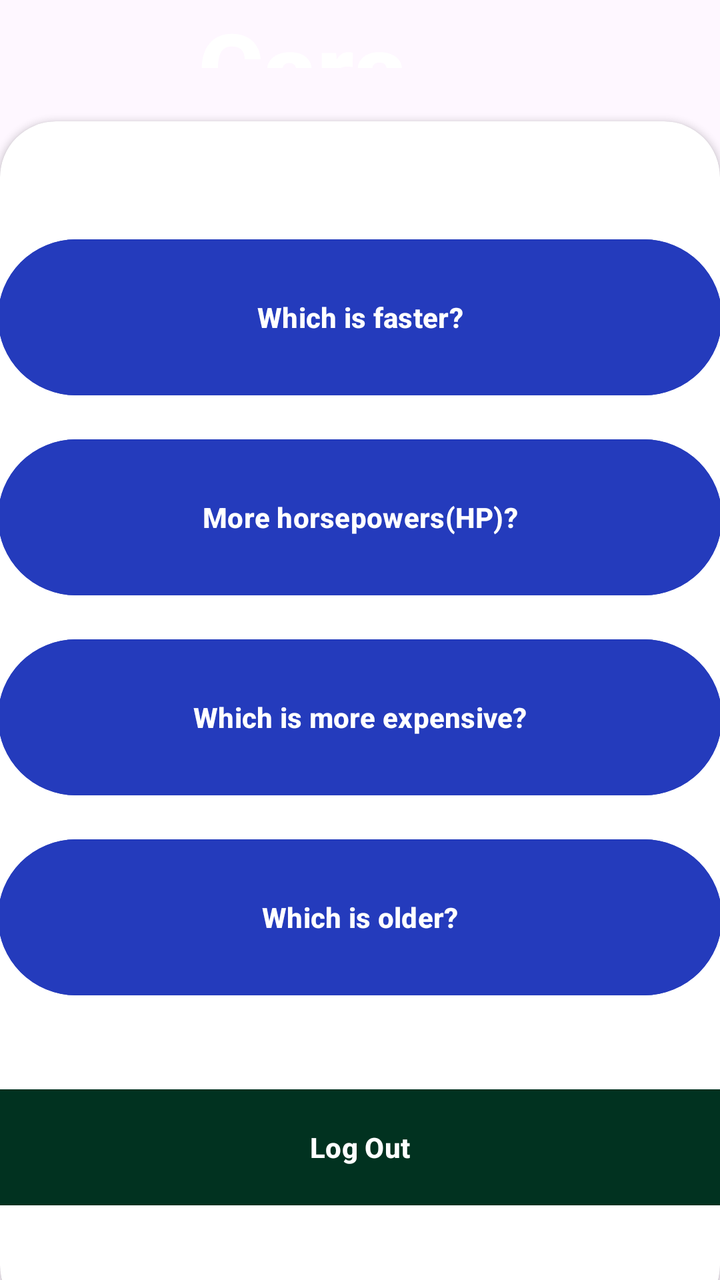
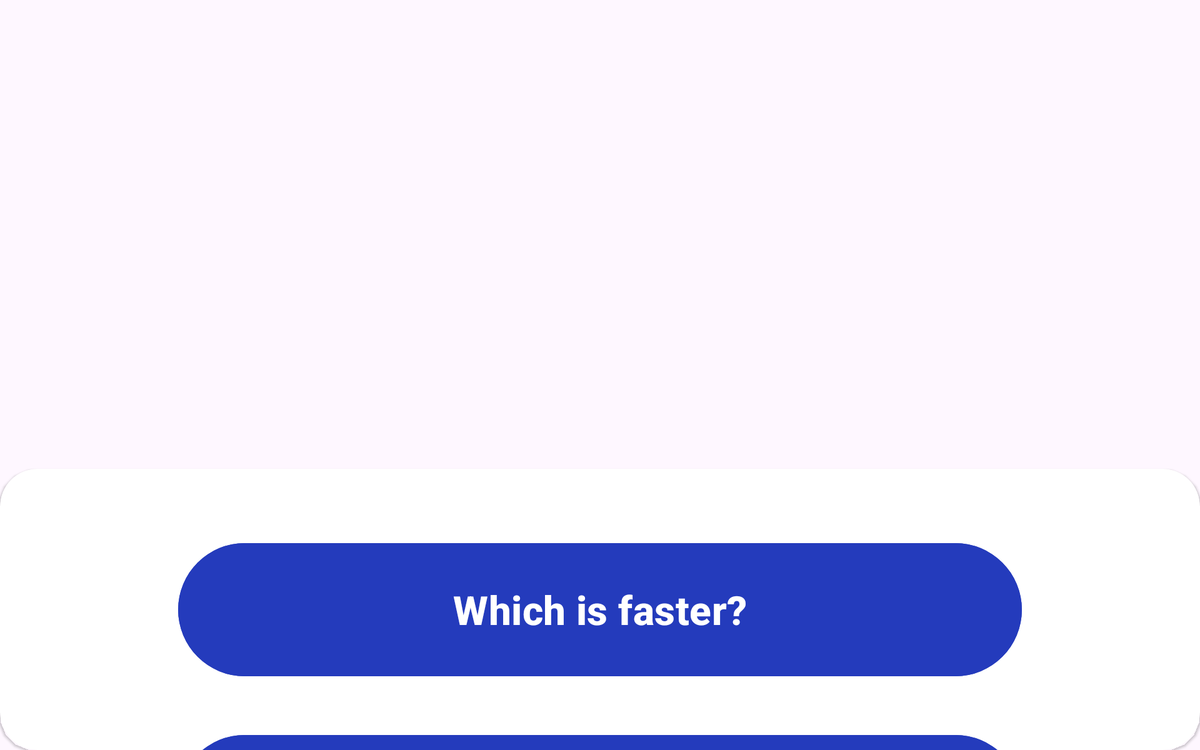

First picture: res/layout/ on a phone held upright. Second picture: the repository's own variant of that layout, on a device whose configuration matches the variant's folder. Source for both follows.
<!-- AndroidManifest.xml: application theme Theme.CarsQuiz -->
<!-- res/layout/activity_profile.xml -->
<?xml version="1.0" encoding="utf-8"?>
<RelativeLayout xmlns:android="http://schemas.android.com/apk/res/android"
    xmlns:app="http://schemas.android.com/apk/res-auto"
    xmlns:tools="http://schemas.android.com/tools"
    android:layout_height="match_parent"
    android:background="@drawable/fon"
    android:layout_width="match_parent"
    tools:context=".MainActivity"
    >

    <androidx.cardview.widget.CardView
        android:layout_width="match_parent"
        android:layout_height="600dp"
        android:layout_alignParentBottom="true"
        android:layout_marginBottom="-21dp"
        app:cardBackgroundColor="@color/white"
        app:cardCornerRadius="28dp">

        <Button
            android:id="@+id/speed"
            android:layout_width="362dp"
            android:layout_height="86dp"
            android:layout_gravity="center_horizontal"
            android:layout_marginTop="55sp"
            android:backgroundTint="@color/blue"
            android:text="Which is faster?"
            android:textColor="@color/white"
            android:textStyle="bold" />

        <Button
            android:id="@+id/more_hp"
            android:layout_width="362dp"
            android:layout_height="86dp"
            android:layout_gravity="center_horizontal"
            android:layout_marginTop="155sp"
            android:backgroundTint="@color/blue"
            android:text="More horsepowers(HP)?"
            android:textColor="@color/white"
            android:textStyle="bold" />


        <Button
            android:id="@+id/expensive_one"
            android:layout_width="362dp"
            android:layout_height="86dp"
            android:layout_gravity="center_horizontal"
            android:layout_marginTop="255sp"
            android:backgroundTint="@color/blue"
            android:text="Which is more expensive?"
            android:textColor="@color/white"
            android:textStyle="bold" />

        <Button
            android:id="@+id/older_one"
            android:layout_width="362dp"
            android:layout_height="86dp"
            android:layout_gravity="center_horizontal"
            android:layout_marginTop="355sp"
            android:backgroundTint="@color/blue"
            android:text="Which is older?"
            android:textColor="@color/white"
            android:textStyle="bold" />

        <Button
            android:id="@+id/log_out_button"
            android:layout_width="384dp"
            android:layout_height="66dp"
            android:layout_gravity="center_horizontal"
            android:layout_marginTop="480sp"
            android:backgroundTint="#013220"
            android:text="Log Out"
            android:textColor="@color/white"
            android:textStyle="bold"
            app:cornerRadius="10sp" />

    </androidx.cardview.widget.CardView>

    <TextView
        android:layout_width="243dp"
        android:layout_height="80dp"
        android:layout_alignParentStart="true"
        android:layout_alignParentEnd="true"
        android:layout_alignParentBottom="true"
        android:layout_marginStart="99dp"
        android:layout_marginEnd="69dp"
        android:layout_marginBottom="606dp"
        android:fontFamily="sans-serif-medium"
        android:text="Cars quiz"
        android:textColor="@color/white"
        android:textSize="50sp"
        android:textStyle="bold" />

</RelativeLayout>
<!-- resources referenced by this layout -->
<resources>
  <color name="blue">#243BBC</color>
  <color name="white">#FFFFFFFF</color>
  <style name="Theme.CarsQuiz" parent="Base.Theme.CarsQuiz" />
  <style name="Base.Theme.CarsQuiz" parent="Theme.Material3.DayNight.NoActionBar">
          
          
      </style>
</resources>
<!-- res/layout-xlarge/activity_profile.xml (the repository's variant of the layout above) -->
<!-- drawn on a large tablet held sideways -->
<?xml version="1.0" encoding="utf-8"?>

<RelativeLayout xmlns:android="http://schemas.android.com/apk/res/android"
    xmlns:app="http://schemas.android.com/apk/res-auto"
    xmlns:tools="http://schemas.android.com/tools"
    android:layout_height="match_parent"
    android:background="@drawable/fon"
    android:layout_width="match_parent"
    tools:context=".MainActivity"
    >

    <androidx.cardview.widget.CardView
        android:layout_width="match_parent"
        android:layout_height="1352dp"
        android:layout_alignParentTop="true"
        android:layout_alignParentBottom="true"
        android:layout_marginTop="500dp"
        app:cardBackgroundColor="@color/white"
        app:cardCornerRadius="40dp">

        <Button
            android:id="@+id/speed"
            android:layout_width="900dp"
            android:layout_height="150dp"
            android:layout_gravity="center_horizontal"
            android:layout_marginTop="75sp"
            android:backgroundTint="@color/blue"
            android:text="Which is faster?"
            android:textSize="42.5sp"
            android:textColor="@color/white"
            android:textStyle="bold" />

        <Button
            android:id="@+id/more_hp"
            android:layout_width="900dp"
            android:layout_height="150dp"
            android:layout_gravity="center_horizontal"
            android:layout_marginTop="280sp"
            android:textSize="42.5sp"
            android:backgroundTint="@color/blue"
            android:text="More horsepowers(HP)?"
            android:textColor="@color/white"
            android:textStyle="bold" />


        <Button
            android:id="@+id/expensive_one"
            android:layout_width="900dp"
            android:layout_height="150dp"
            android:textSize="42.5sp"
            android:layout_gravity="center_horizontal"
            android:layout_marginTop="485sp"
            android:backgroundTint="@color/blue"
            android:text="Which is more expensive?"
            android:textColor="@color/white"
            android:textStyle="bold" />

        <Button
            android:id="@+id/older_one"
            android:layout_width="900dp"
            android:layout_height="150dp"
            android:textSize="42.5sp"
            android:layout_gravity="center_horizontal"
            android:layout_marginTop="690sp"
            android:backgroundTint="@color/blue"
            android:text="Which is older?"
            android:textColor="@color/white"
            android:textStyle="bold" />

        <Button
            android:id="@+id/log_out_button"
            android:layout_width="900dp"
            android:layout_height="120dp"
            android:layout_gravity="center_horizontal"
            android:layout_marginTop="1000sp"
            android:textSize="40sp"
            android:backgroundTint="#013220"
            android:text="Log Out"
            android:textColor="@color/white"
            android:textStyle="bold"
            app:cornerRadius="15sp" />

    </androidx.cardview.widget.CardView>

    <TextView
        android:layout_width="632dp"
        android:layout_height="wrap_content"
        android:layout_alignParentStart="true"
        android:layout_alignParentEnd="true"
        android:layout_alignParentBottom="true"
        android:layout_marginStart="227dp"
        android:layout_marginEnd="102dp"
        android:layout_marginBottom="1440dp"
        android:fontFamily="sans-serif-medium"
        android:text="Cars quiz"
        android:textColor="@color/white"
        android:textSize="120sp"
        android:textStyle="bold" />

    <TextView
        android:layout_width="817dp"
        android:layout_height="wrap_content"
        android:layout_alignParentStart="true"
        android:layout_alignParentEnd="true"
        android:layout_alignParentBottom="true"
        android:layout_marginStart="83dp"
        android:layout_marginEnd="60dp"
        android:layout_marginBottom="1321dp"
        android:fontFamily="sans-serif-medium"
        android:text="Check your knowledge"
        android:textColor="@color/white"
        android:textSize="75sp"
        android:textStyle="bold" />

</RelativeLayout>
